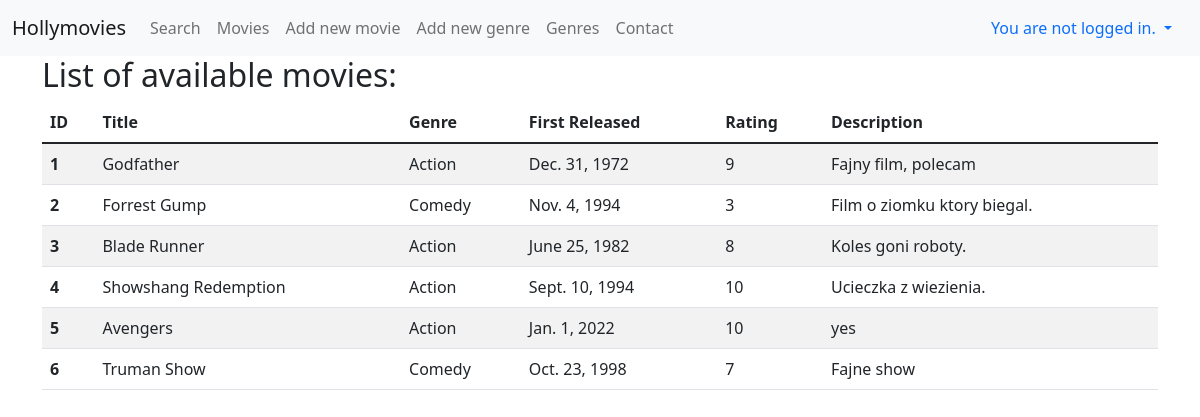
Before: /movies/ with the older database file.
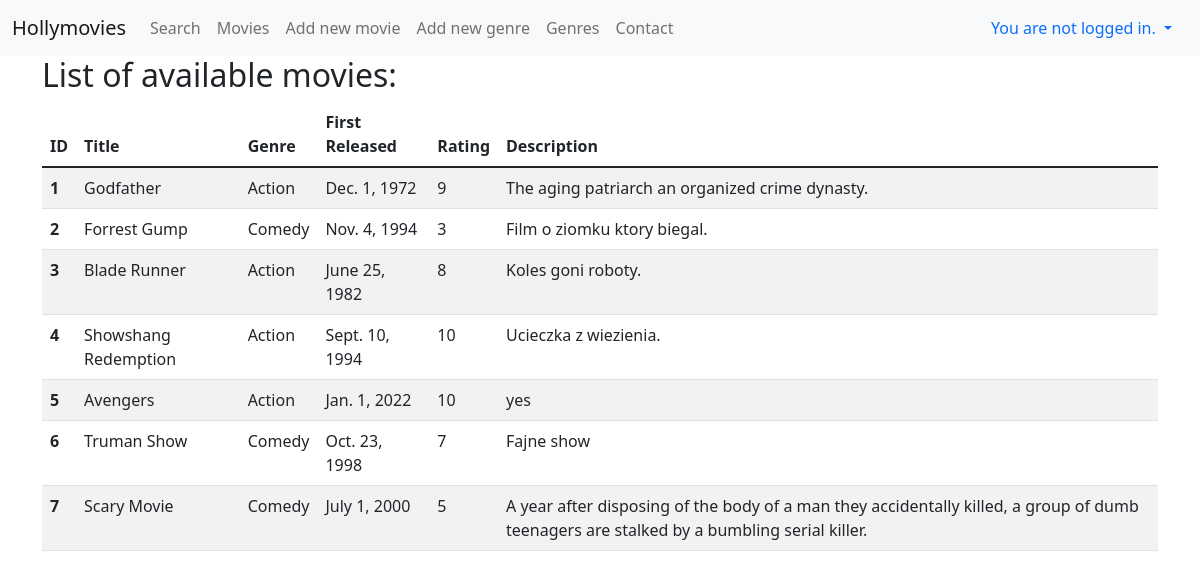
After: the same page with the newer database file.
### viewer/models.py (models this page shows, shortened)
class Movie(Model):
    title = CharField(max_length=128)
    genre = ForeignKey(Genre, on_delete=DO_NOTHING)
    rating = IntegerField()
    released = DateField()
    description = TextField()
    created = DateTimeField(auto_now_add=True)

class Genre(Model):
    name = CharField(max_length=128)
    def __str__(self):
        return f"{self.name}"

### viewer/views.py (the view)
# urls.py: path('movies/', MoviesView.as_view(), name="movies"),
class MoviesView(ListView):
    template_name = "movies.html"
    model = Movie

### viewer/templates/movies.html
{% extends "base.html" %}
{% block content %}
<h2>List of available movies:</h2>
<table class="table table-striped table-hover">
  <thead>
    <tr>
      <th scope="col">ID</th>
      <th scope="col">Title</th>
      <th scope="col">Genre</th>
      <th scope="col">First Released</th>
      <th scope="col">Rating</th>
      <th scope="col">Description</th>
    </tr>
  </thead>
  <tbody>
  {% for movie in object_list %}
    <tr onclick="window.location='{% url 'read_movie' movie.id %}'">
      <th scope="row">{{ movie.id }}</th>
      <td>{{ movie.title}}</td>
      <td>{{ movie.genre }}</td>
      <td>{{ movie.released }}</td>
      <td>{{ movie.rating }}</td>
      <td>{{ movie.description }}</td>
    </tr>
  {% endfor %}
  </tbody>
</table>
{% endblock %}

### viewer/templates/base.html (shortened to what this page needs)
<!DOCTYPE html>
<html lang="en">
<head>
    <link href="https://cdn.jsdelivr.net/npm/bootstrap@5.1.3/dist/css/bootstrap.min.css" rel="stylesheet">
    <link rel="stylesheet" href="https://cdnjs.cloudflare.com/ajax/libs/font-awesome/4.7.0/css/font-awesome.css" />
</head>
<body>
<nav class="navbar navbar-expand-lg navbar-light bg-light">
  <div class="container-fluid">
    <a class="navbar-brand" href="{% url 'index' %}">Hollymovies</a>
    <div class="collapse navbar-collapse" id="navbarNav">
      <ul class="navbar-nav">
        <li class="nav-item">
          <a class="nav-link" href="{% url 'search' %}">Search</a>
        </li>
        <li class="nav-item">
          <a class="nav-link" href="{% url 'movies' %}">Movies</a>
        </li>
        <li class="nav-item">
          <a class="nav-link" href="{% url 'create_movie' %}">Add new movie</a>
        </li>
        <li class="nav-item">
          <a class="nav-link" href="{% url 'create_genre' %}">Add new genre</a>
        </li>
        <li class="nav-item">
          <a class="nav-link" href="{% url 'genres' %}">Genres</a>
        </li>
        <li class="nav-item">
          <a class="nav-link" href="{% url 'contact' %}">Contact</a>
        </li>
      </ul>
    </div>
      <div class="nav-item dropdown">
          {% if user.is_authenticated %}
            <a class="nav-link dropdown-toggle" href="#" id="dropdownAuthenticatedUserMenu" data-bs-toggle="dropdown">
            {% if user.first_name %}Hello, {{ user.first_name }}!
            {% else %}Hello, {{ user.username }} with id {{ user.id }}!{% endif %}
            </a>
              <div class="dropdown-menu dropdown-menu-right" aria-labelledby="dropdownAuthenticatedUserMenu">
                <a class="dropdown-item text-right" href="{% url 'accounts:logout' %}">Logout</a>
                <a class="dropdown-item text-right" href="{% url 'accounts:password_change' %}">Change password</a>
              </div>
          {% else %}
            <a class="nav-link active dropdown-toggle" href="#" id="dropdownUserMenu" data-bs-toggle="dropdown">
                You are not logged in.
            </a>
          {% endif %}
      </div>
  </div>
</nav>
<div class="container">
  {% block content %}
  {% endblock %}
</div>
</body>
</html>

Changed rows visible on the page:
changed Movie "Godfather": released "Dec. 31, 1972" → "Dec. 1, 1972"; description "Fajny film, polecam" → "The aging patriarch an organized crime dynasty."
added Movie: id "7", title "Scary Movie", genre "Comedy", released "July 1, 2000", rating "5", description "A year after disposing of the body of a man they accidentally killed, a group of dumb teenagers are stalked by a bumbling serial killer."
